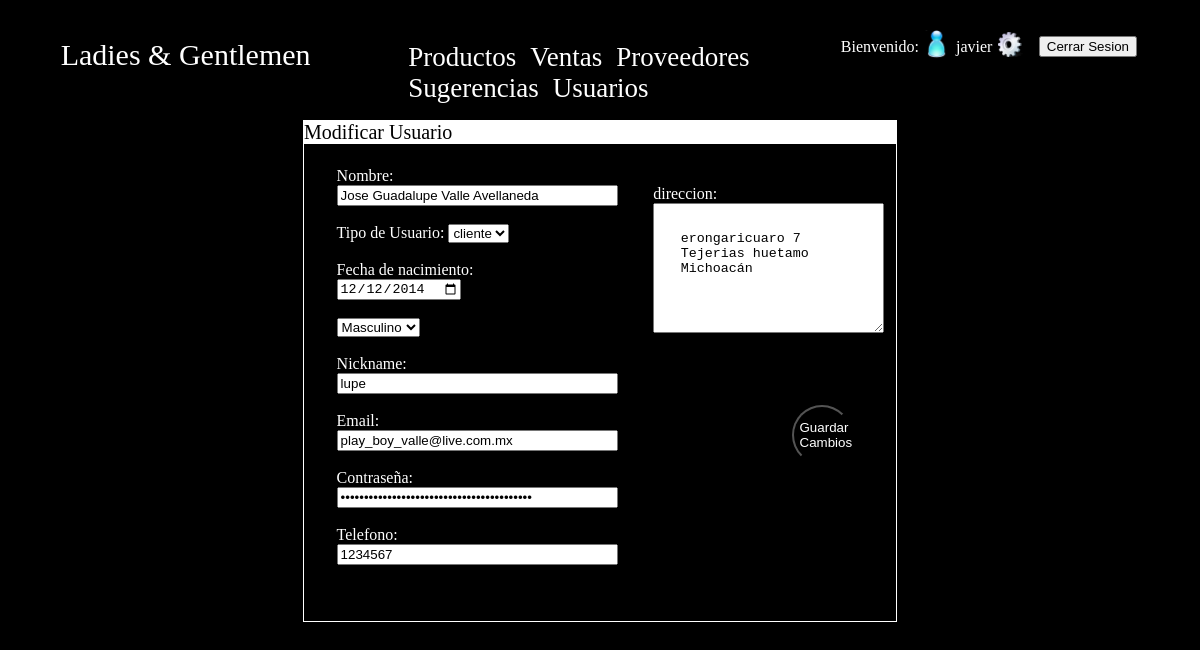
/Paginas/Admin/modusuario.php?ID=10&me=1 (signed in), run on the app's committed database.
### tables this page shows
CREATE TABLE `usuarios` (
  `IdCliente` int(11) NOT NULL AUTO_INCREMENT,
  `nombre` varchar(40) NOT NULL,
  `tipousuario` varchar(15) NOT NULL,
  `fechanac` date NOT NULL,
  `sexo` varchar(10) NOT NULL,
  `nickname` varchar(15) NOT NULL,
  `email` varchar(150) NOT NULL,
  `contra` varchar(250) NOT NULL,
  `telefono` varchar(20) NOT NULL,
  `direccion` varchar(150) NOT NULL,
  PRIMARY KEY (`IdCliente`)
);

### Paginas/Admin/modusuario.php (the view, shortened to what this page needs)
<!DOCTYPE html>
<html>
   <head>
      <link rel="stylesheet" href="../../Estilos/estiloHome.css">
      <link rel="stylesheet" href="../../Estilos/estiloAdmin.css">
   </head>
   <body>
      <section id="seccion1">
         <p id="titulo">Ladies & Gentlemen</p>
         <br>
      </section>
      <section id="seccion2">
         <nav>
            <br>
            <ul id="menu">
               <li class="opcionmenu" ><a href="productos.php">Productos</a></li>
               <li class="opcionmenu" ><a href="ventas.php">Ventas</a></li>
               <li class="opcionmenu" ><a href="proveedores.php">Proveedores</a></li>
               <li class="opcionmenu" ><a href="sugerencias.php">Sugerencias</a></li>
               <li class="opcionmenu" ><a href="usuario.php">Usuarios</a></li>
            </ul>
         </nav>
      </section>
  <form action="../procesar/login.php" method="post">
<table  class="tabla">
             <tr>
               <td>Bienvenido:</td>
               <td><img alt="usuario" width="25" src="../../Imagenes/usuario.png"></td>
    <?php
    $nickname=$_SESSION['usuario'];
    echo "<td>$nickname</td>"; ?>
                <td><a href="modusuario.php"><img alt="config" width="25" src="../../Imagenes/config.png"></a></td> &emsp13;
               <td> &emsp13; <button name="sesion" value="1">Cerrar Sesion</button></td>
               </tr>
               </table>
</form>
      <center>
      <div id="regUsuario" class="reg">
      <form id="formularioModificacion" method="POST" enctype="multipart/form-data" action="../procesar/modificar.php">
       <?php
        $idgeneral=$_GET['ID'];
       ?>
       <?php
       $conexion=mysqli_connect(config::$servidor,config::$usuario,config::$password,config::$baseDeDatos);
       $consulta=mysqli_query($conexion, "SELECT * FROM usuarios where IdCliente='$idgeneral'");
       while($fila = mysqli_fetch_array($consulta)){
        $nombre=$fila[1];
        $tipousuario=$fila[2];
        $fechanac=$fila[3];
        $sexo=$fila[4];
        $nickname=$fila[5];
        $email=$fila[6];
        $contra=$fila[7];
        $telefono=$fila[8];
        $direccion=$fila[9];
       }
       echo
           "<p id='titulous' >Modificar Usuario</p>
           <section class=cajausuario>
                Nombre:<br>
                <input class='registro' type='text' name='nombre' id='nombre' maxlength='40' placeholder='Nombre   Apellido Paterno   Apellido Materno ' value='$nombre' onkeypress='return sololetrasconespacios(event)' onpaste='return false'/><br><br>"
                              ?>
                <?php
                    if($tipousuario=='cliente'){
                     $opcion4='selected';
                     $opcion3='';
                    }
                    ?>
                <?php
                 echo "Tipo de Usuario:
                 <select name='tipousuario' id='tipousuario' value='$tipousuario'>
                 <option $opcion3>admin</option>
                 <option $opcion4>cliente</option>
                 </select><br><br>
                Fecha de nacimiento:<br><input type='date' id='fecha' name='fecha' value='$fechanac' />
                <br><br>"
                ?>
                <?php
                    if($sexo=='Masculino'){
                     $opcion1='selected';
                     $opcion2='';
                    }
                    ?>
                  <?php
                  echo " <select name='sexo' id='sexo' value='$sexo'>
                         <option $opcion1>Masculino</option>
                         <option $opcion2>Femenino</option>
                         </select><br><br>
                Nickname:<br> <input class='registro' type=text name='nick' id='nick' maxlength='15' placeholder='Nick'  onkeypress='return usuario(event)' onpaste='return false' value='$nickname'><br><br>
                Email: <br> <input class='registro' type='email' name='email' id='email' maxlength='150' placeholder='ejemplo@example.com' onkeypress='return correo(event)' onpaste='return false' value='$email'/><br><br>
                Contraseña:<br> <input class='registro' type='password' name='contra' id='contra' maxlength='250' placeholder='********' value='$contra'><br><br>
                Telefono:<br>
                <input class='registro' type='tel' name='tel' id='tel' maxlength='15' placeholder='telefono' onkeypress='return solonumeros(event)' onpaste='return false' value='$telefono'>
           </section>
           <section class=cajausuario>
              <br>
              direccion:<br> <textarea name='direccion' id='direccion' class ='descripcion' rows='5' cols='20' placeholder='Descripion del articulo' onkeypress='return direccion(event)' onpaste='return false'>$direccion </textarea>
                <br><br><br>
                <section id='contenedorbtnreg'>
                <section class='contenedorbtn'>
                  <button class='btnguardar'>Guardar Cambios</button>
                </section>
                </section>
           </section>"
           ?>
        </form>
         </div>
      </center>
   </body>
</html>

### Estilos/estiloHome.css (style rules this page uses)
body { background-color: black; color: white; }
#seccion1 { float: left; width: 30%; }
#seccion2 { float: left; width: 40%; }
#titulo { text-align: center; font-size: 30px; font-family: Vivaldi; }
.opcionmenu { display: inline; padding: 5px; font-family: Kunstler Script; font-size: 27px; }
.opcionmenu a { text-decoration:none; color:white; }
div { clear: both; }

### Estilos/estiloAdmin.css (style rules this page uses)
div { width: 85%; height: 500px; border:solid white 1px; margin-top: 0%; //background: red; }
form p { width: 100%; float: left; background-color: white; color: black; margin-top: 0px; font-size: 20px; }
form { text-align: left; }
.cajausuario { text-align: left; float: left; margin-left: 5%; border: solid black; }
#regProductos, #regProveedores, #regSugerencia, #regUsuario, #regVenta { width: 50%; height: 500px; display: block; }
.reg { width: 50%; }
#titulous { clear: both; width: 100%; background-color: white; color: black; margin-top: 0px; font-size: 20px; text-align: left; }
.descripcion { padding: 2em; }
.registro { width: 273px; }
.btnguardar { float: right; margin: 2em; border-radius: 50%; color: white; background-color: black; width: 60px; height: 60px; margin:0px; }
.contenedorbtn { float: right; margin: 2em; width: 60px; height: 60px; border-radius: 50%; overflow: visible; box-shadow: 0px 0px 0px 20px rgba(255,255,255, 0); transition: box-shadow 0.4s; }
table { text-align: center; //border-collapse: collapse; }
table td { border: solid 1px white; }
.tabla td { border: solid 1px black; }

### data on the page
usuarios: nombre "Jose Guadalupe Valle Avellaneda", tipousuario "cliente", fecha "12/12/2014", sexo "Masculino", nick "lupe", email "play_boy_valle@live.com.mx", tel "1234567", direccion "erongaricuaro 7 Tejerias huetamo Michoacán"

### other printed values
$nickname "javier"
